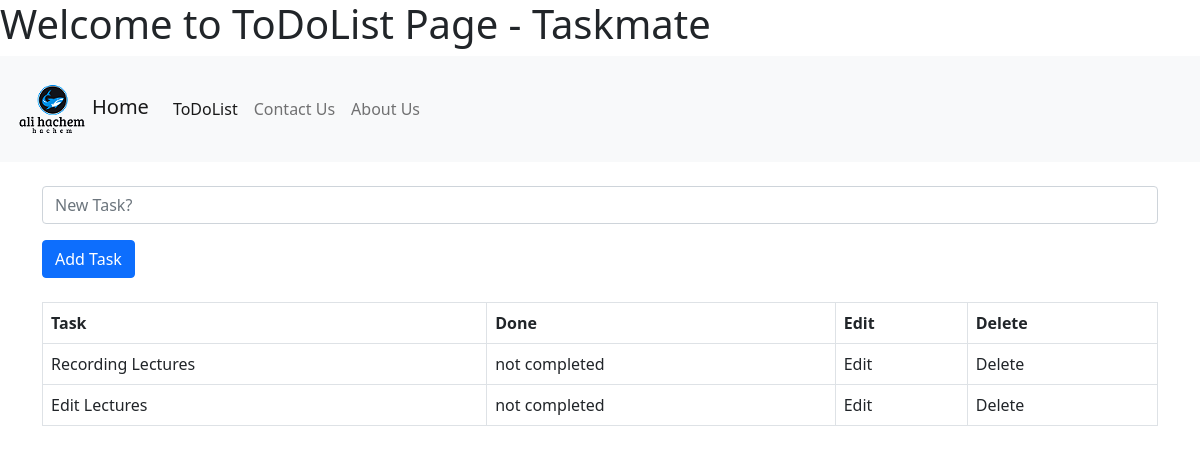
Before: /todolist/ with the older database file.
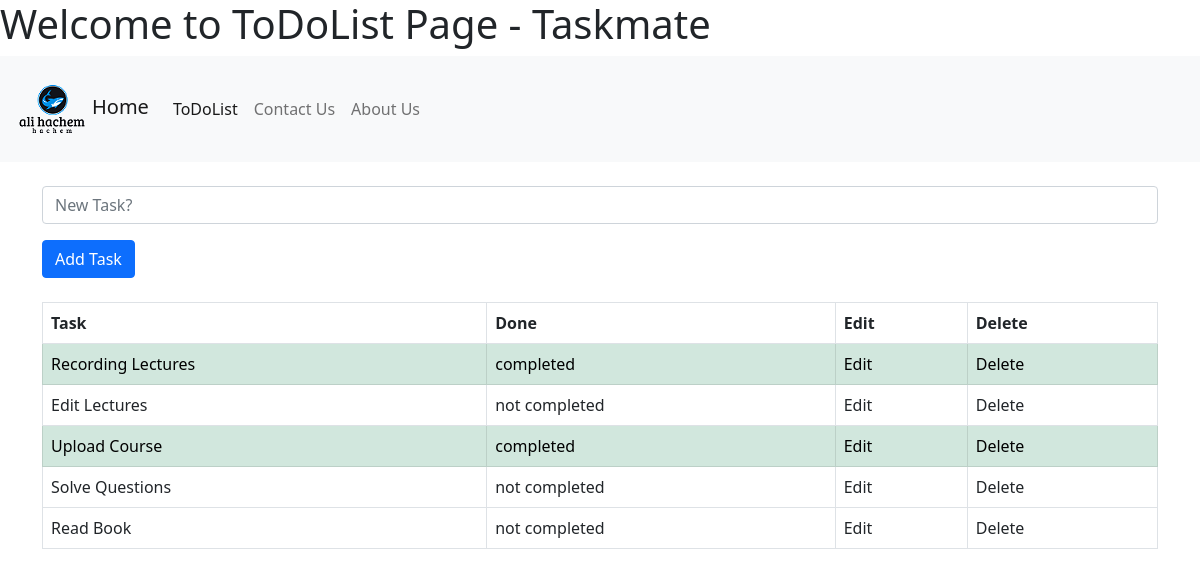
After: the same page with the newer database file.
### todolist_app/models.py (models this page shows, shortened)
class TaskList(models.Model):
    task = models.CharField(max_length=300)
    done = models.BooleanField(default=False)

### todolist_app/views.py (the view)
# urls.py: path('todolist/', include('todolist_app.urls')),
def todolist(request):
    if request.method == "POST":
        form = TaskForm(request.POST or None)
        if form.is_valid():
            form.save()
        return redirect('todolist')
    else:
        all_tasks = TaskList.objects.all
        return render(request, 'todolist.html', {'all_tasks': all_tasks})

### todolist_app/templates/todolist.html (shortened to what this page needs)
{% extends 'base.html' %} {% block title %}
<h1>Welcome to ToDoList Page - Taskmate</h1>
{% endblock title %} {% block content %}
<div class="container">
<form method="POST">
  <div class="mb-3">
    <input type="text" class="form-control" name ="task" placeholder = "New Task?">
  </div>
  <button type="submit" class="btn btn-primary">Add Task</button>
</form>
  <table class="table table-bordered">
    <thead>
      <tr>
        <th scope="col">Task</th>
        <th scope="col">Done</th>
        <th scope="col">Edit</th>
        <th scope="col">Delete</th>
      </tr>
    </thead>
    {% for obj in all_tasks %}
        {% if obj.done %}
           <tr  class = "table-success">
              <td>{{obj.task}}</td>
              <td>completed</td>
              <td>Edit</td>
              <td>Delete</td>
           </tr>
         {% else %}
            <tr>
                <td>{{obj.task}}</td>
                <td>not completed</td>
                <td>Edit</td>
                <td>Delete</td>
            </tr>
          {% endif %}
    {% endfor %}
  </table>
</div>
{% endblock content %}

### templates/base.html (shortened to what this page needs)
{% load static %}
<!DOCTYPE html>
<html lang="en">
  <head>
    <link
      href="https://cdn.jsdelivr.net/npm/bootstrap@5.0.1/dist/css/bootstrap.min.css"
      rel="stylesheet"
    />
 {% block title %}{% endblock title %}
    <nav class="navbar navbar-expand-lg navbar-light bg-light">
      <div class="container-fluid">
        <a class="navbar-brand" href={% url 'todolist' %}><img src ={% static 'images/logo.png'%}>Home</a>
        <div class="collapse navbar-collapse" id="navbarNavAltMarkup">
          <div class="navbar-nav">
            <a class="nav-link active" aria-current="page" href= {% url 'todolist' %}>ToDoList</a>
            <a class="nav-link" href={% url 'contact' %} >Contact Us</a>
            <a class="nav-link" href= {% url 'about' %}>About Us</a>
          </div>
        </div>
      </div>
    </nav>
  </head>
  <body>
  {% block content %}{% endblock content %}
  </body>
</html>

Changed rows visible on the page:
changed TaskList "Recording Lectures": done "not completed" → "completed"
added TaskList: task "Upload Course"
added TaskList: task "Solve Questions"
added TaskList: task "Read Book"
